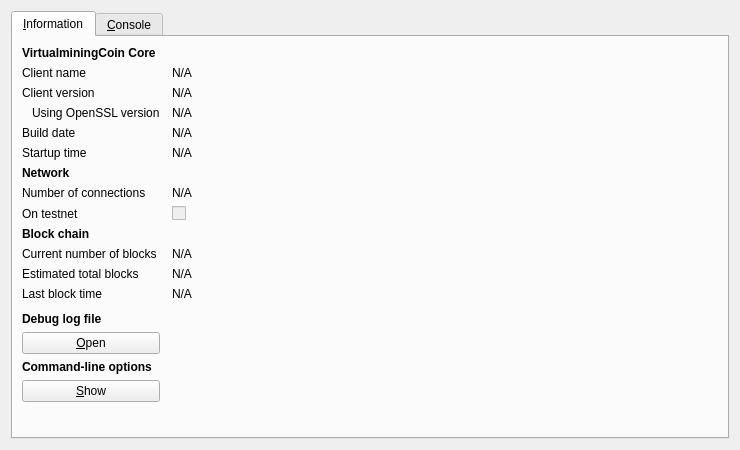
<?xml version="1.0" encoding="UTF-8"?>
<ui version="4.0">
 <class>RPCConsole</class>
 <widget class="QDialog" name="RPCConsole">
  <property name="geometry">
   <rect>
    <x>0</x>
    <y>0</y>
    <width>740</width>
    <height>450</height>
   </rect>
  </property>
  <property name="windowTitle">
   <string>VirtualminingCoin - Debug window</string>
  </property>
  <layout class="QVBoxLayout" name="verticalLayout_2">
   <item>
    <widget class="QTabWidget" name="tabWidget">
     <property name="currentIndex">
      <number>0</number>
     </property>
     <widget class="QWidget" name="tab_info">
      <attribute name="title">
       <string>&amp;Information</string>
      </attribute>
      <layout class="QGridLayout" name="gridLayout" columnstretch="0,1">
       <property name="horizontalSpacing">
        <number>12</number>
       </property>
       <item row="0" column="0">
        <widget class="QLabel" name="label_9">
         <property name="font">
          <font>
           <weight>75</weight>
           <bold>true</bold>
          </font>
         </property>
         <property name="text">
          <string>VirtualminingCoin Core</string>
         </property>
        </widget>
       </item>
       <item row="1" column="0">
        <widget class="QLabel" name="label_5">
         <property name="text">
          <string>Client name</string>
         </property>
        </widget>
       </item>
       <item row="1" column="1">
        <widget class="QLabel" name="clientName">
         <property name="cursor">
          <cursorShape>IBeamCursor</cursorShape>
         </property>
         <property name="text">
          <string>N/A</string>
         </property>
         <property name="textFormat">
          <enum>Qt::PlainText</enum>
         </property>
         <property name="textInteractionFlags">
          <set>Qt::LinksAccessibleByMouse|Qt::TextSelectableByKeyboard|Qt::TextSelectableByMouse</set>
         </property>
        </widget>
       </item>
       <item row="2" column="0">
        <widget class="QLabel" name="label_6">
         <property name="text">
          <string>Client version</string>
         </property>
        </widget>
       </item>
       <item row="2" column="1">
        <widget class="QLabel" name="clientVersion">
         <property name="cursor">
          <cursorShape>IBeamCursor</cursorShape>
         </property>
         <property name="text">
          <string>N/A</string>
         </property>
         <property name="textFormat">
          <enum>Qt::PlainText</enum>
         </property>
         <property name="textInteractionFlags">
          <set>Qt::LinksAccessibleByMouse|Qt::TextSelectableByKeyboard|Qt::TextSelectableByMouse</set>
         </property>
        </widget>
       </item>
       <item row="3" column="0">
        <widget class="QLabel" name="label_14">
         <property name="text">
          <string>Using OpenSSL version</string>
         </property>
         <property name="indent">
          <number>10</number>
         </property>
        </widget>
       </item>
       <item row="3" column="1">
        <widget class="QLabel" name="openSSLVersion">
         <property name="cursor">
          <cursorShape>IBeamCursor</cursorShape>
         </property>
         <property name="text">
          <string>N/A</string>
         </property>
         <property name="textFormat">
          <enum>Qt::PlainText</enum>
         </property>
         <property name="textInteractionFlags">
          <set>Qt::LinksAccessibleByMouse|Qt::TextSelectableByKeyboard|Qt::TextSelectableByMouse</set>
         </property>
        </widget>
       </item>
       <item row="4" column="0">
        <widget class="QLabel" name="label_12">
         <property name="text">
          <string>Build date</string>
         </property>
        </widget>
       </item>
       <item row="4" column="1">
        <widget class="QLabel" name="buildDate">
         <property name="cursor">
          <cursorShape>IBeamCursor</cursorShape>
         </property>
         <property name="text">
          <string>N/A</string>
         </property>
         <property name="textFormat">
          <enum>Qt::PlainText</enum>
         </property>
         <property name="textInteractionFlags">
          <set>Qt::LinksAccessibleByMouse|Qt::TextSelectableByKeyboard|Qt::TextSelectableByMouse</set>
         </property>
        </widget>
       </item>
       <item row="5" column="0">
        <widget class="QLabel" name="label_13">
         <property name="text">
          <string>Startup time</string>
         </property>
        </widget>
       </item>
       <item row="5" column="1">
        <widget class="QLabel" name="startupTime">
         <property name="cursor">
          <cursorShape>IBeamCursor</cursorShape>
         </property>
         <property name="text">
          <string>N/A</string>
         </property>
         <property name="textFormat">
          <enum>Qt::PlainText</enum>
         </property>
         <property name="textInteractionFlags">
          <set>Qt::LinksAccessibleByMouse|Qt::TextSelectableByKeyboard|Qt::TextSelectableByMouse</set>
         </property>
        </widget>
       </item>
       <item row="6" column="0">
        <widget class="QLabel" name="label_11">
         <property name="font">
          <font>
           <weight>75</weight>
           <bold>true</bold>
          </font>
         </property>
         <property name="text">
          <string>Network</string>
         </property>
        </widget>
       </item>
       <item row="7" column="0">
        <widget class="QLabel" name="label_7">
         <property name="text">
          <string>Number of connections</string>
         </property>
        </widget>
       </item>
       <item row="7" column="1">
        <widget class="QLabel" name="numberOfConnections">
         <property name="cursor">
          <cursorShape>IBeamCursor</cursorShape>
         </property>
         <property name="text">
          <string>N/A</string>
         </property>
         <property name="textFormat">
          <enum>Qt::PlainText</enum>
         </property>
         <property name="textInteractionFlags">
          <set>Qt::LinksAccessibleByMouse|Qt::TextSelectableByKeyboard|Qt::TextSelectableByMouse</set>
         </property>
        </widget>
       </item>
       <item row="8" column="0">
        <widget class="QLabel" name="label_8">
         <property name="text">
          <string>On testnet</string>
         </property>
        </widget>
       </item>
       <item row="8" column="1">
        <widget class="QCheckBox" name="isTestNet">
         <property name="enabled">
          <bool>false</bool>
         </property>
         <property name="text">
          <string/>
         </property>
        </widget>
       </item>
       <item row="9" column="0">
        <widget class="QLabel" name="label_10">
         <property name="font">
          <font>
           <weight>75</weight>
           <bold>true</bold>
          </font>
         </property>
         <property name="text">
          <string>Block chain</string>
         </property>
        </widget>
       </item>
       <item row="10" column="0">
        <widget class="QLabel" name="label_3">
         <property name="text">
          <string>Current number of blocks</string>
         </property>
        </widget>
       </item>
       <item row="10" column="1">
        <widget class="QLabel" name="numberOfBlocks">
         <property name="cursor">
          <cursorShape>IBeamCursor</cursorShape>
         </property>
         <property name="text">
          <string>N/A</string>
         </property>
         <property name="textFormat">
          <enum>Qt::PlainText</enum>
         </property>
         <property name="textInteractionFlags">
          <set>Qt::LinksAccessibleByMouse|Qt::TextSelectableByKeyboard|Qt::TextSelectableByMouse</set>
         </property>
        </widget>
       </item>
       <item row="11" column="0">
        <widget class="QLabel" name="label_4">
         <property name="text">
          <string>Estimated total blocks</string>
         </property>
        </widget>
       </item>
       <item row="11" column="1">
        <widget class="QLabel" name="totalBlocks">
         <property name="cursor">
          <cursorShape>IBeamCursor</cursorShape>
         </property>
         <property name="text">
          <string>N/A</string>
         </property>
         <property name="textFormat">
          <enum>Qt::PlainText</enum>
         </property>
         <property name="textInteractionFlags">
          <set>Qt::LinksAccessibleByMouse|Qt::TextSelectableByKeyboard|Qt::TextSelectableByMouse</set>
         </property>
        </widget>
       </item>
       <item row="12" column="0">
        <widget class="QLabel" name="label_2">
         <property name="text">
          <string>Last block time</string>
         </property>
        </widget>
       </item>
       <item row="12" column="1">
        <widget class="QLabel" name="lastBlockTime">
         <property name="cursor">
          <cursorShape>IBeamCursor</cursorShape>
         </property>
         <property name="text">
          <string>N/A</string>
         </property>
         <property name="textFormat">
          <enum>Qt::PlainText</enum>
         </property>
         <property name="textInteractionFlags">
          <set>Qt::LinksAccessibleByMouse|Qt::TextSelectableByKeyboard|Qt::TextSelectableByMouse</set>
         </property>
        </widget>
       </item>
       <item row="13" column="0">
        <spacer name="verticalSpacer_2">
         <property name="orientation">
          <enum>Qt::Vertical</enum>
         </property>
         <property name="sizeHint" stdset="0">
          <size>
           <width>20</width>
           <height>20</height>
          </size>
         </property>
        </spacer>
       </item>
       <item row="14" column="0">
        <widget class="QLabel" name="labelDebugLogfile">
         <property name="font">
          <font>
           <weight>75</weight>
           <bold>true</bold>
          </font>
         </property>
         <property name="text">
          <string>Debug log file</string>
         </property>
        </widget>
       </item>
       <item row="15" column="0">
        <widget class="QPushButton" name="openDebugLogfileButton">
         <property name="toolTip">
          <string>Open the VirtualminingCoin debug log file from the current data directory. This can take a few seconds for large log files.</string>
         </property>
         <property name="text">
          <string>&amp;Open</string>
         </property>
         <property name="autoDefault">
          <bool>false</bool>
         </property>
        </widget>
       </item>
       <item row="16" column="0">
        <widget class="QLabel" name="labelCLOptions">
         <property name="font">
          <font>
           <weight>75</weight>
           <bold>true</bold>
          </font>
         </property>
         <property name="text">
          <string>Command-line options</string>
         </property>
        </widget>
       </item>
       <item row="17" column="0">
        <widget class="QPushButton" name="showCLOptionsButton">
         <property name="toolTip">
          <string>Show the VirtualminingCoin-Qt help message to get a list with possible VirtualminingCoin command-line options.</string>
         </property>
         <property name="text">
          <string>&amp;Show</string>
         </property>
         <property name="autoDefault">
          <bool>false</bool>
         </property>
        </widget>
       </item>
       <item row="18" column="0">
        <spacer name="verticalSpacer">
         <property name="orientation">
          <enum>Qt::Vertical</enum>
         </property>
         <property name="sizeHint" stdset="0">
          <size>
           <width>20</width>
           <height>40</height>
          </size>
         </property>
        </spacer>
       </item>
      </layout>
     </widget>
     <widget class="QWidget" name="tab_console">
      <attribute name="title">
       <string>&amp;Console</string>
      </attribute>
      <layout class="QVBoxLayout" name="verticalLayout_3">
       <property name="spacing">
        <number>3</number>
       </property>
       <item>
        <widget class="QTextEdit" name="messagesWidget">
         <property name="minimumSize">
          <size>
           <width>0</width>
           <height>100</height>
          </size>
         </property>
         <property name="readOnly">
          <bool>true</bool>
         </property>
         <property name="tabKeyNavigation" stdset="0">
          <bool>false</bool>
         </property>
         <property name="columnCount" stdset="0">
          <number>2</number>
         </property>
        </widget>
       </item>
       <item>
        <layout class="QHBoxLayout" name="horizontalLayout">
         <property name="spacing">
          <number>3</number>
         </property>
         <item>
          <widget class="QLabel" name="label">
           <property name="text">
            <string notr="true">&gt;</string>
           </property>
          </widget>
         </item>
         <item>
          <widget class="QLineEdit" name="lineEdit"/>
         </item>
         <item>
          <widget class="QPushButton" name="clearButton">
           <property name="maximumSize">
            <size>
             <width>24</width>
             <height>24</height>
            </size>
           </property>
           <property name="toolTip">
            <string>Clear console</string>
           </property>
           <property name="text">
            <string/>
           </property>
           <property name="icon">
            <iconset resource="../bitcoin.qrc">
             <normaloff>:/icons/remove</normaloff>:/icons/remove</iconset>
           </property>
           <property name="shortcut">
            <string notr="true">Ctrl+L</string>
           </property>
           <property name="autoDefault">
            <bool>false</bool>
           </property>
          </widget>
         </item>
        </layout>
       </item>
      </layout>
     </widget>
    </widget>
   </item>
  </layout>
 </widget>
 <resources>
  <include location="../bitcoin.qrc"/>
 </resources>
 <connections/>
</ui>
